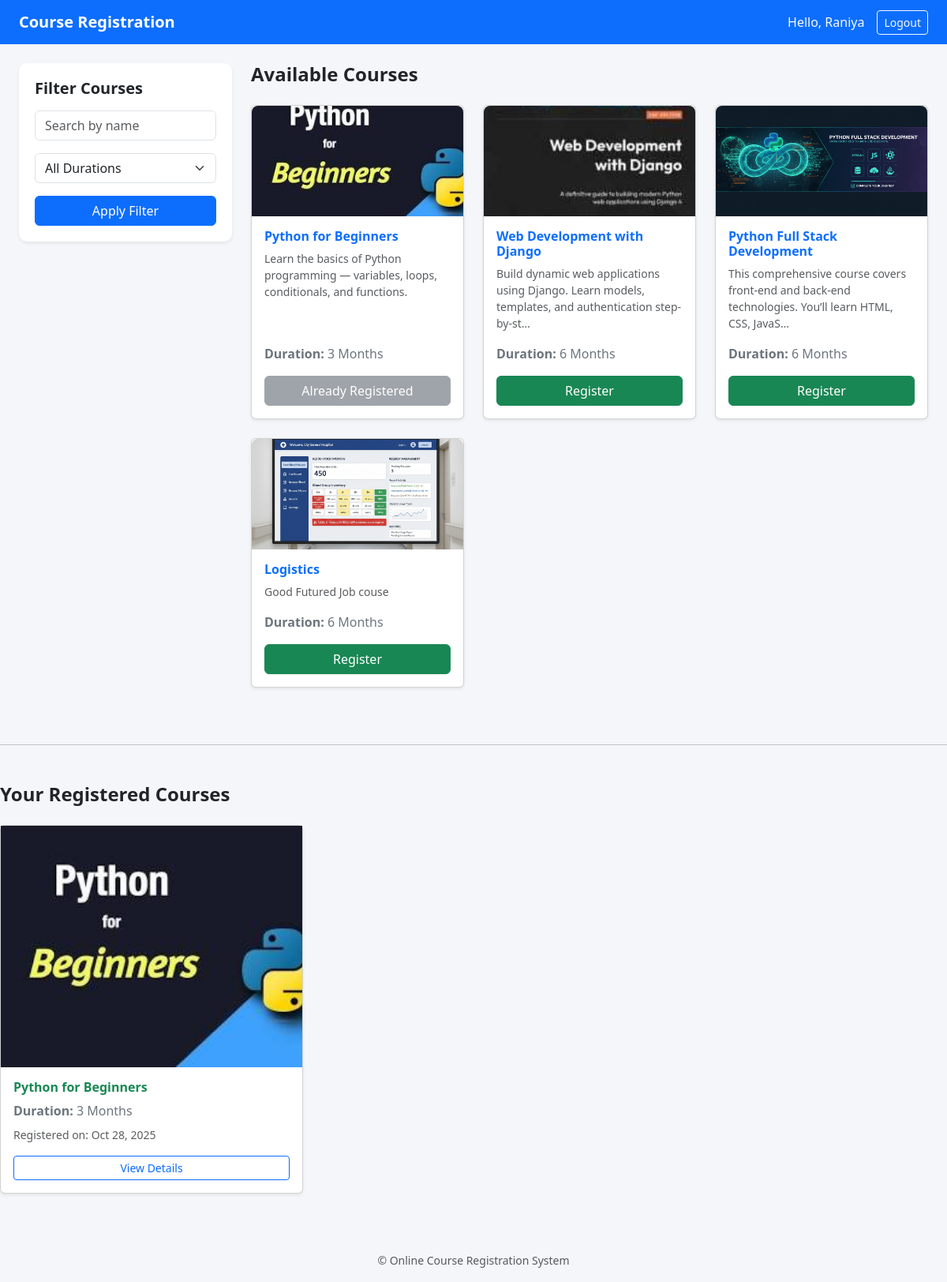
The app's page /student_dashboard/ (signed in), older data.
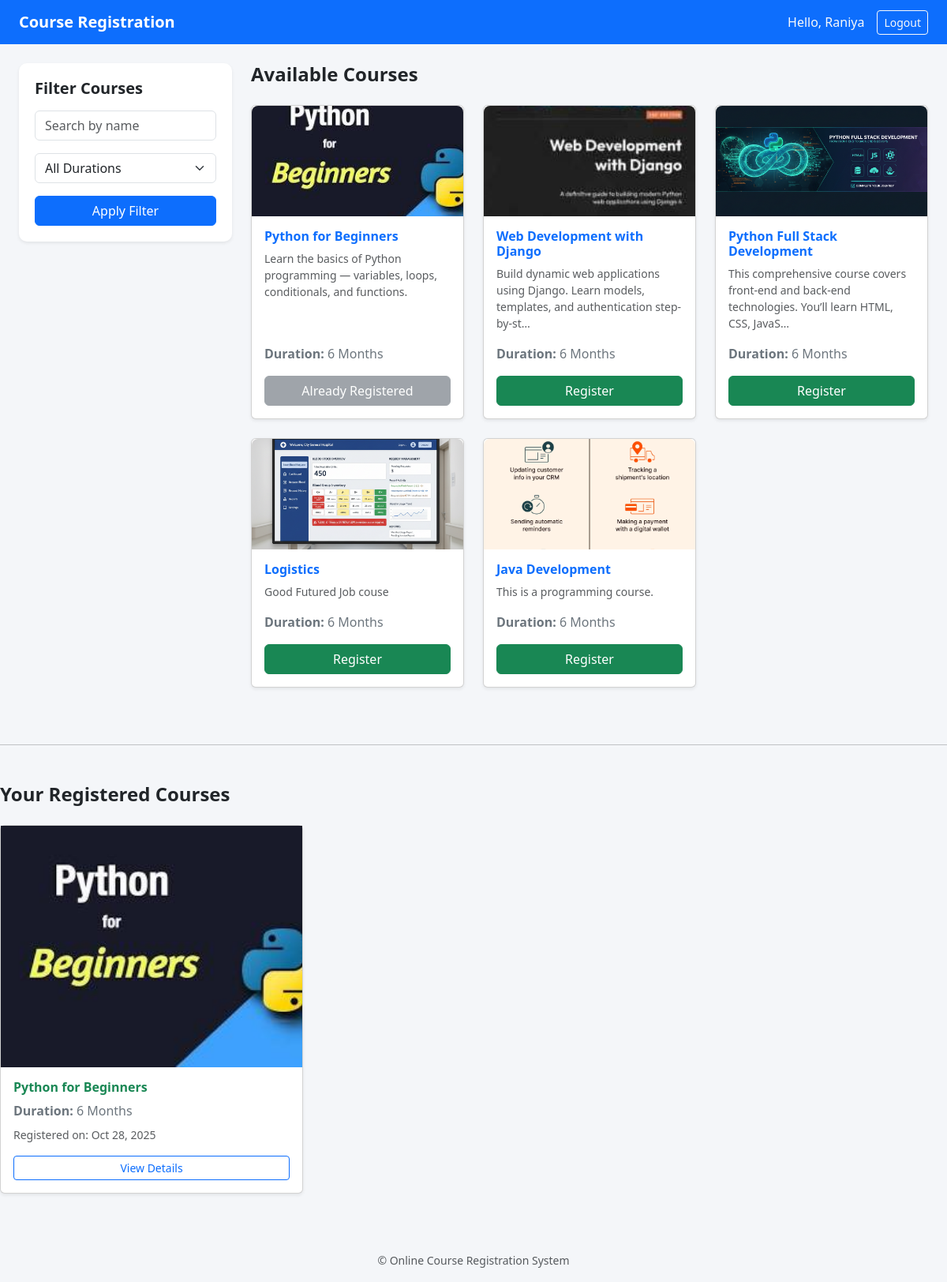
The same page, newer data.
### course_app/models.py (models this page shows, shortened)
class Course(models.Model):
    DURATION_CHOICE = [
        ('1 Month', '1 Month'),
        ('3 Months', '3 Months'),
        ('6 Months', '6 Months'),
    ]
    course_name = models.CharField(max_length=100)
    duration = models.CharField(max_length=20,choices=DURATION_CHOICE)
    description = models.TextField()
    course_image = models.ImageField(upload_to='course_images/', blank=True, null=True)

class Registration(models.Model):
    student_name = models.CharField(max_length=100)
    course = models.ForeignKey(Course,on_delete=models.CASCADE, related_name='registration')
    date_registered = models.DateTimeField(auto_now_add=True)

### course_app/views.py (the view)
# urls.py: path('student_dashboard/', views.student_dashboard, name='student_dashboard'),
@login_required
def student_dashboard(request):
    if not request.user.is_authenticated:
        return redirect('login')
    if request.user.is_superuser:
        return redirect('admin_dashboard')
    courses = Course.objects.all()
    search_query = request.GET.get('q')
    duration_filter = request.GET.get('duration')
    if search_query:
        courses = courses.filter(course_name__icontains=search_query)
    if duration_filter:
        courses = courses.filter(duration=duration_filter)
    registered_courses = Registration.objects.filter(student_name=request.user.username)
    registered_course_ids = registered_courses.values_list('course_id', flat=True)
    return render(request, 'student_dashboard.html', {
        'courses': courses,
        'registered_courses': registered_courses,
        'registered_course_ids': registered_course_ids,  # ✅ new context
    })

### course_app/templates/student_dashboard.html (shortened to what this page needs)
{% load static %}
<!DOCTYPE html>
<html lang="en">
<head>
  <link href="https://cdn.jsdelivr.net/npm/bootstrap@5.3.3/dist/css/bootstrap.min.css" rel="stylesheet">
</head>
<body>
<nav class="navbar navbar-expand-lg navbar-dark bg-primary">
  <div class="container-fluid px-4">
    <a class="navbar-brand fw-bold" href="#">Course Registration</a>
    <div class="d-flex align-items-center">
      <span class="text-light me-3">Hello, {{ user.username|title }}</span>
      <a href="{% url 'logout' %}" class="btn btn-outline-light btn-sm">Logout</a>
    </div>
  </div>
</nav>
<div class="container-fluid mt-4 px-4">
  <div class="row">
    <div class="col-md-3 mb-4">
      <div class="sidebar shadow-sm">
        <h5 class="fw-bold mb-3">Filter Courses</h5>
        <form method="get" class="row g-3">
          <div class="col-12">
            <input type="text" name="q" value="{{ request.GET.q }}" class="form-control" placeholder="Search by name">
          </div>
          <div class="col-12">
            <select name="duration" class="form-select">
              <option value="">All Durations</option>
            </select>
          </div>
          <div class="col-12">
            <button class="btn btn-primary w-100">Apply Filter</button>
          </div>
        </form>
      </div>
    </div>
    <div class="col-md-9">
      <h4 class="fw-bold mb-4">Available Courses</h4>
      <div class="row">
        {% for course in courses %}
          <div class="col-lg-4 col-md-6 mb-4">
            <div class="card course-card h-100 shadow-sm">
            <img src="{{ course.course_image.url }}" class="img-fluid" alt="{{ course.course_name }}">
              <div class="card-body d-flex flex-column">
                <h6 class="card-title fw-bold text-primary">{{ course.course_name }}</h6>
                <p class="card-text text-muted small flex-grow-1">{{ course.description|truncatechars:100 }}</p>
                <p class="text-secondary"><strong>Duration:</strong> {{ course.get_duration_display }}</p>
{% if course.id in registered_course_ids %}
  <button class="btn btn-secondary w-100 mt-auto" disabled>Already Registered</button>
{% else %}
  <a href="{% url 'register_course' course.id %}" class="btn btn-success w-100 mt-auto">Register</a>
{% endif %}
              </div>
            </div>
          </div>
        {% empty %}
          <p class="text-center text-muted">No courses found. Try adjusting your filters.</p>
        {% endfor %}
      </div>
    </div>
  </div>
</div>
<hr class="my-5">
<h4 class="fw-bold mb-4">Your Registered Courses</h4>
<div class="row">
  {% if registered_courses %}
    {% for reg in registered_courses %}
      <div class="col-lg-4 col-md-6 mb-4">
        <div class="card h-100 shadow-sm">
          {% if reg.course.course_image %}
            <img src="{{ reg.course.course_image.url }}" class="img-fluid" alt="{{ reg.course.course_name }}">
          {% endif %}
          <div class="card-body d-flex flex-column">
            <h6 class="card-title fw-bold text-success">{{ reg.course.course_name }}</h6>
            <p class="text-secondary mb-2"><strong>Duration:</strong> {{ reg.course.duration }}</p>
            <p class="text-muted small mb-3">Registered on: {{ reg.date_registered|date:"M d, Y" }}</p>
            <a href="{% url 'course_detail' reg.course.id %}" class="btn btn-outline-primary btn-sm mt-auto">View Details</a>
          </div>
        </div>
      </div>
    {% endfor %}
  {% else %}
    <p class="text-center text-muted">You haven't registered for any courses yet.</p>
  {% endif %}
</div>
<footer class="text-center text-muted mt-5 mb-3">
  <small>© {{ now|date:"Y" }} Online Course Registration System</small>
</footer>
</body>
</html>

### course_app/templates/student_dashboard.html (style rules this page uses)
body { background-color: #f4f6f9; }
.sidebar { background-color: white; border-radius: 10px; padding: 20px; height: fit-content; }
.course-card img { border-top-left-radius: 8px; border-top-right-radius: 8px; height: 140px; object-fit: cover; }
.course-card { transition: transform 0.2s, box-shadow 0.2s; }

Row changes from the older to the newer data that the page shows:
changed Course "Python for Beginners": duration "3 Months" → "6 Months"
added Course: course_image (picture), course_name "Java Development", description "This is a programming course.", duration "6 Months", shows "Register"
changed through a linked row, Registration "Python for Beginners": course.duration "3 Months" → "6 Months"
